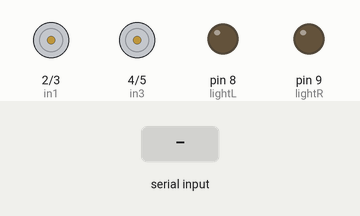
Simulated run of this sketch. Board: Arduino Uno, built with avr-gcc and run on an emulated ATmega328P. Shown: motor-driver pin pairs drawn as motors (green arrow = first pin HIGH = forward, orange = second pin HIGH = backward, longer = more drive, scaled by the enable pin), output pins drawn as LEDs (lit = HIGH). The inputs (shaded band) are chosen by the test bench. What the sketch prints to the serial monitor is not drawn.

Above: at 2.8 s.
2.9 s: "L" received over the second serial link
At 5.0 s:
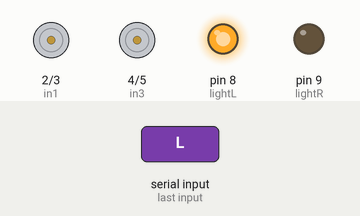
5.5 s: "R" received over the second serial link
At 7.3 s:
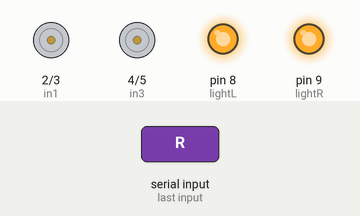
8.5 s: "A" received over the second serial link
11.5 s: "B" received over the second serial link
14.5 s: "C" received over the second serial link
17.5 s: "D" received over the second serial link
Timing chart, 0 to 20.5 s (numbered marks = the images above; inputs shaded):
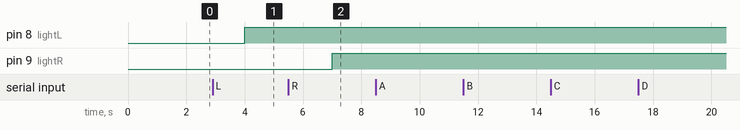

The sketch:

SBCMR_Proje_Kodu.ino
```cpp
//Kütüphaneler
#include<SoftwareSerial.h>
SoftwareSerial myblue(10,11);//RX/TX
//#include <Wire.h>
//#define MPU 0x68

//Veriler

//Gyro
//int iX ,iY ,iZ , IsI , GyX , GyY ,GyZ;

//Motor Hız ve yön ayarı için değişkenler
#define ena A0
#define in1 2
#define in2 3
#define in3 4
#define in4 5
#define enb A1
#define lightL 8
#define lightR 9

int enaSpeed = 0;
int enbSpeed = 0;

//Light-On-Off
bool L = false;
bool R = false;

//Bluetooth
char blVerb;

// Tek birkez döndürülecek döngü
void setup(){
//Serial Haberleşmeyi Başlat
Serial.begin(9600);
myblue.begin(9600);

//Gyro İçin gerekli
/*Wire.begin();
Wire.beginTransmission(MPU);
Wire.write(0x6B);
Wire.write(0);
Wire.endTransmission(true);*/
//Motor sürücü kontrol pinleri
pinMode(ena , OUTPUT);
pinMode(in1 , OUTPUT);
pinMode(in2 , OUTPUT);
pinMode(in3 , OUTPUT);
pinMode(in4 , OUTPUT);
pinMode(enb , OUTPUT);
pinMode(lightL , OUTPUT);
pinMode(lightR , OUTPUT);
}

void loop(){
Motordrive();
lights();
blVerb =  ' ';
}

//Fonksiyonlar

void lights(){
  if(blVerb == 'L'){
  bool L = !L;
  digitalWrite(lightL , L);
 }
 if(blVerb == 'R'){
  bool R = !R;
  digitalWrite(lightR , R);
 }
  }

void Motordrive(){
//Bluetooth verileri al
blVerb = myblue.read();
Serial.println(blVerb);

/*İleri*/
if(blVerb == 'A'){
  analogWrite(ena , enaSpeed);
  digitalWrite(in1 , HIGH);
  digitalWrite(in2 , LOW);
  digitalWrite(in3 , HIGH);
  digitalWrite(in4 , LOW);
  analogWrite(enb , enbSpeed);
}

/*Geri*/
if(blVerb == 'B'){
  analogWrite(ena , enaSpeed);
  digitalWrite(in1 , LOW);
  digitalWrite(in2 , HIGH);
  digitalWrite(in3 , LOW);
  digitalWrite(in4 , HIGH);
  analogWrite(enb , enbSpeed);
}

/*Sağ*/
if(blVerb == 'C'){
  analogWrite(ena , enaSpeed);
  digitalWrite(in1 , LOW);
  digitalWrite(in2 , HIGH);
  digitalWrite(in3 , HIGH);
  digitalWrite(in4 , LOW);
  analogWrite(enb , enbSpeed);
}

/*Sol*/
if(blVerb == 'D'){
  analogWrite(ena , enaSpeed);
  digitalWrite(in1 , HIGH);
  digitalWrite(in2 , LOW);
  digitalWrite(in3 , LOW);
  digitalWrite(in4 , HIGH);
  analogWrite(enb , enbSpeed);
}

//Hız Ver
if(enaSpeed < 255 & enbSpeed < 255 & blVerb == 'E'){
  enaSpeed = enaSpeed + 51;
  enbSpeed = enbSpeed + 51;
}
//Hızı Düşür
if(enaSpeed > 0 & enbSpeed > 0 & blVerb == 'F'){
  enaSpeed = enaSpeed - 51;
  enbSpeed = enbSpeed - 51;
 }
 delay(1000);

/*Gücü Kes*/
  digitalWrite(in1 , LOW);
  digitalWrite(in2 , LOW);
  digitalWrite(in3 , LOW);
  digitalWrite(in4 , LOW);
}
/*Gyro
Wire.beginTransmission(MPU);
Wire.write(0x3B); // ilk sensör verisi adresi
Wire.endTransmission(false);
Wire.requestFrom(MPU , 14, true); //   14 bit veri isteniyor-
iX = Wire.read()<<8|Wire.read();
iY = Wire.read()<<8|Wire.read();
iZ = Wire.read()<<8|Wire.read();
IsI = Wire.read()<<8|Wire.read();
GyX = Wire.read()<<8|Wire.read();
GyY = Wire.read()<<8|Wire.read();
GyZ = Wire.read()<<8|Wire.read();

//Serial.print("ivme X :");
//Serial.print(iX);
//Serial.print("/ivme Y :");
//Serial.print(iY);
//Serial.print("/ivme Z :");
//Serial.print(iZ);
//Serial.print("/Gyro X :");
//Serial.print(GyX);
//Serial.print("/Gyro Y :");
//Serial.print(GyY);
//Serial.print("/Gyro Z :");
//Serial.print(GyZ);
Serial.println("");
*/
```

Measured:
- after the input at 2.9 s, pin 8 (lightL): LOW → HIGH after 1.1 s
- after the input at 5.5 s, pin 9 (lightR): LOW → HIGH after 1.5 s
